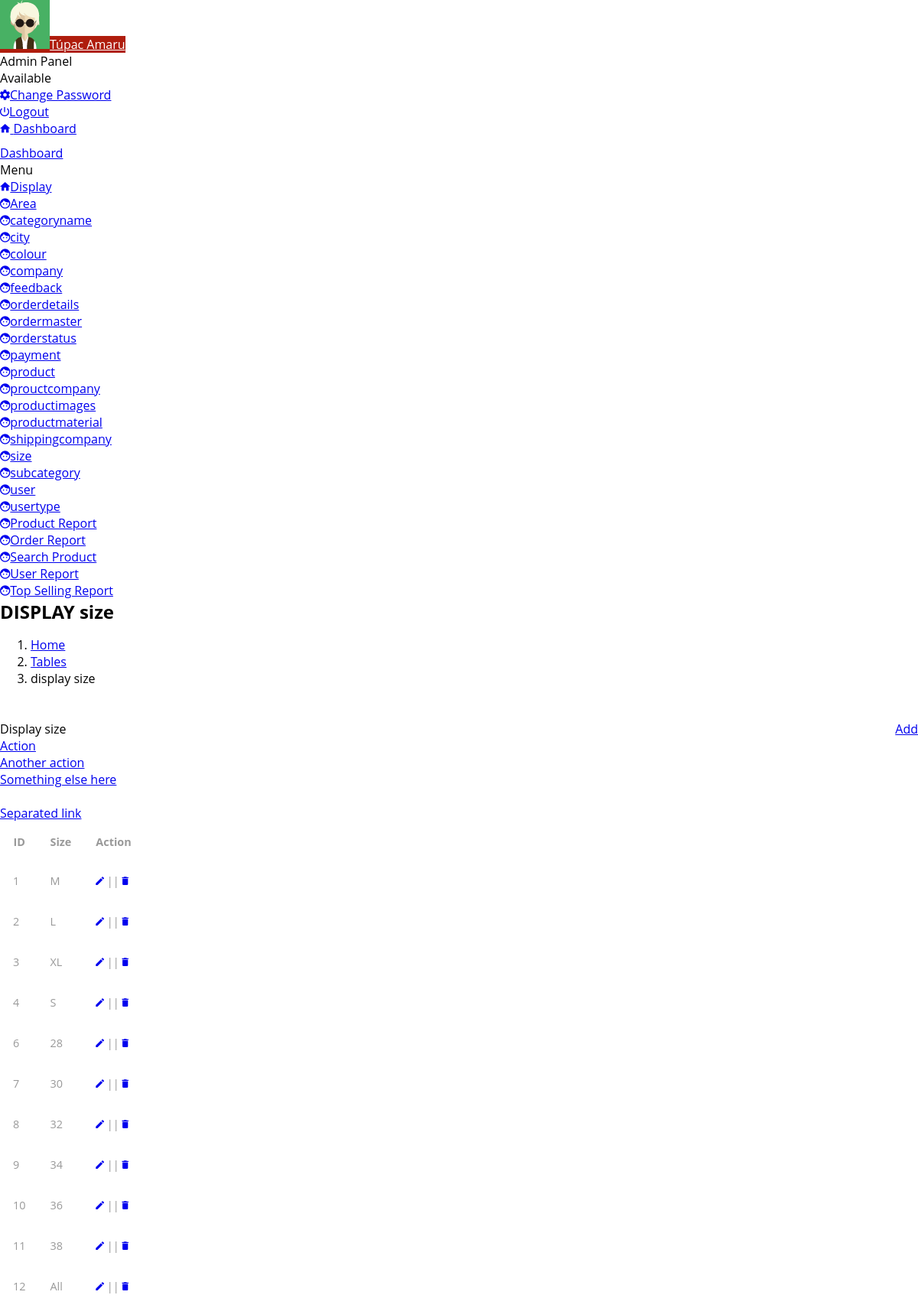
The app's page /admin/display-size.php with its own data.
### tables this page shows
CREATE TABLE IF NOT EXISTS `tbl_size` (
  `Size_id` int(11) NOT NULL,
  `Size` varchar(20) NOT NULL,
  `is_active` int(11) NOT NULL DEFAULT '1',
  `is_delete` int(11) NOT NULL DEFAULT '0',
  `insert_datetime` timestamp NOT NULL DEFAULT CURRENT_TIMESTAMP
);

### admin/display-size.php (the view, shortened to what this page needs)
<!DOCTYPE html>
<html lang="en">
<head>
    <link rel="stylesheet" type="text/css" href="assets/lib/perfect-scrollbar/css/perfect-scrollbar.min.css"/>
    <link rel="stylesheet" type="text/css" href="assets/lib/material-design-icons/css/material-design-iconic-font.min.css"/>
    <link rel="stylesheet" type="text/css" href="assets/lib/datetimepicker/css/bootstrap-datetimepicker.min.css"/>
    <link rel="stylesheet" type="text/css" href="assets/lib/daterangepicker/css/daterangepicker.css"/>
    <link rel="stylesheet" type="text/css" href="assets/lib/select2/css/select2.min.css"/>
    <link rel="stylesheet" type="text/css" href="assets/lib/bootstrap-slider/css/bootstrap-slider.css"/>
    <link rel="stylesheet" href="assets/css/style.css" type="text/css"/>
  </head>
  <body>
    <div class="be-wrapper">
      <?php
      include './theme-part/header.php';
      ?>
      <?php
      include './theme-part/side_bar.php';
      ?>
         <div class="be-content">
        <div class="page-head">
          <h2 class="page-head-title">DISPLAY size</h2>
          <ol class="breadcrumb page-head-nav">
            <li><a href="#">Home</a></li>
            <li><a href="#">Tables</a></li>
            <li class="active">display size</li>
          </ol>
          <a href="insert-size.php" class="btn btn-primary" style="float: right">Add</a>
        </div>
        <div class="main-content container-fluid">
          <div class="row">
            <div class="col-sm-12">
              <div class="panel panel-default panel-table">
                <div class="panel-heading"> Display size
                  <div class="tools dropdown"><a href="#" type="button" data-toggle="dropdown" class="dropdown-toggle"></a>
                    <ul role="menu" class="dropdown-menu pull-right">
                      <li><a href="#">Action</a></li>
                      <li><a href="#">Another action</a></li>
                      <li><a href="#">Something else here</a></li>
                      <li class="divider"></li>
                      <li><a href="#">Separated link</a></li>
                    </ul>
                  </div>
                </div>
                <div class="panel-body">
                  <table  class="table table-striped table-hover table-fw-widget">
                    <thead>
                      <tr>
                        <th>ID</th>
                        <th>Size</th>
                       <th class="tg-5xsc">Action</th>
                      </tr>
                    </thead>
 <?php
$qry = "select * from tbl_size";
$result = mysqli_query($conn,$qry);
 while ($row = mysqli_fetch_array($result)){
    echo "<tr>";
    echo "<td>{$row['Size_id']}</td>";
    echo "<td>{$row['Size']}</td>";
    echo "<td><a href='edit-size.php?eid={$row['Size_id']}'><i class='mdi mdi-edit' aria-hidden='true'></i></a> || <a href='?id=$row[0]'><i class='mdi mdi-delete' aria-hidden='true'></i></a> </td>";
    echo "<tr>";
}
?>
                  </table>
                </div>
              </div>
            </div>
          </div>
        </div>
      </div>
    </div>
  </body>
</html>

### css/style.css (style rules this page uses)
body a { transition:0.5s all; -webkit-transition:0.5s all; -moz-transition:0.5s all; -o-transition:0.5s all; -ms-transition:0.5s all; }
h1,h2,h3,h4,h5,h6 { padding:0 0; margin:0 0; font-family: 'Open Sans', sans-serif; }
ul { padding:0 0; margin:0 0; }
body { padding:0 0; margin:0 0; font-family: 'Open Sans', sans-serif; }
.table > thead > tr > th, .table > tbody > tr > th, .table > tfoot > tr > th, .table > thead > tr > td, .table > tbody > tr > td, .table > tfoot > tr > td { border-top: none !important; }
.table td, .table>tbody>tr>td, .table>tbody>tr>th, .table>tfoot>tr>td, .table>tfoot>tr>th, .table>thead>tr>td, .table>thead>tr>th { padding: 15px!important; }
.table > thead > tr > th, .table > tbody > tr > th, .table > tfoot > tr > th, .table > thead > tr > td, .table > tbody > tr > td, .table > tfoot > tr > td { font-size: 0.9em; color: #999; border-top: none !important; }
ol { margin-bottom: 44px; }

### records on screen
tbl_size: Size_id "1", Size "M"
tbl_size: Size_id "2", Size "L"
tbl_size: Size_id "3", Size "XL"
tbl_size: Size_id "4", Size "S"
tbl_size: Size_id "6", Size "28"
tbl_size: Size_id "7", Size "30"
tbl_size: Size_id "8", Size "32"
tbl_size: Size_id "9", Size "34"
tbl_size: Size_id "10", Size "36"
tbl_size: Size_id "11", Size "38"
tbl_size: Size_id "12", Size "All"
